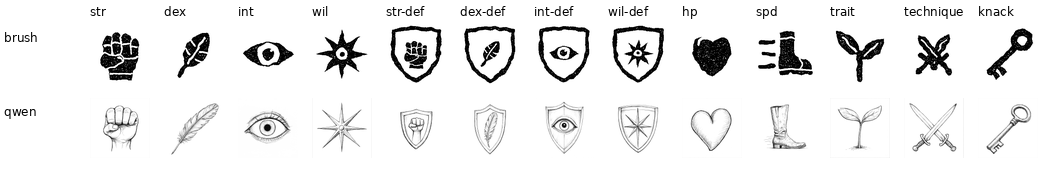
#> input picture rules/symbols/qwen/card-size-60px.png, 1052 x 178 px, given in place of str.png, which was not available
$ python ink_symbols.py
#> lines starting #> are read from the running program, lines starting #| are printed output that depends on the picture; after the words box and inside, x2 and y2 are one past the last pixel; in counts of white or black regions, pixels touching at a corner belong together
"""Build the card symbols in rules/symbols/ink/ from Qwen's drawings in rules/symbols/qwen/ (tools/build_cards.py uses them).

Usage: .venv/bin/python tools/ink_symbols.py
Each drawing is cropped to its ink and its lines thickened; the four Defense symbols are a shield drawn here with the stat's
emblem centred on it. Black ink on transparency, like the earlier brush set in rules/symbols/brush/.
"""
import math, random
from pathlib import Path
from PIL import Image, ImageDraw, ImageFilter, ImageOps

SRC = Path(__file__).resolve().parent.parent / "rules" / "symbols" / "qwen"
OUT = SRC.parent / "ink"
N = 600  # brush symbols are this order of size; the card prints them at 4.8 mm


def bold(name, grow=11, cut=150, fill=0.9, scale=2):
#> called with name = 'str', grow = 5, cut = 150, fill = 0.9, scale = 2
    im = Image.open(SRC / f"{name}.png").convert("L")
#> im is the input picture: PIL image 1052x178 L; min 0, max 255, mean 236.1
    w, h = im.size
#> w = 1052; h = 178
    k = int(w * .03)
#> k = 31
    im = im.crop((k, k, w - k, h - k))  # faint edge lines
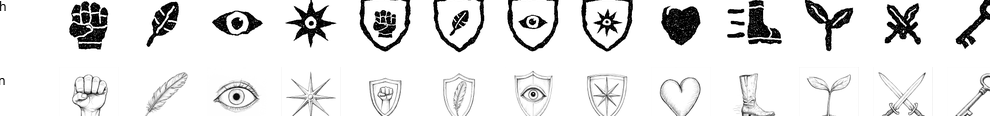
#> im: PIL image 990x116 L; min 0, max 255, mean 229
    x0, y0, x1, y1 = ImageOps.invert(im).point(lambda v: 255 if v > 60 else 0).getbbox()
#> x0 = 0; y0 = 0; x1 = 990; y1 = 116
    side = int(max(x1 - x0, y1 - y0) / fill)
#> side = 1100
    sq = Image.new("L", (side, side), 255)
#> sq: PIL image 1100x1100 L; every value is 255
    sq.paste(im.crop((x0, y0, x1, y1)), ((side - (x1 - x0)) // 2, (side - (y1 - y0)) // 2))
    sq = sq.resize((scale * N, scale * N), Image.LANCZOS)  # thicken at scale × size: the filter grows the lines 1/scale as much
#> sq: PIL image 1200x1200 L
    sq = sq.filter(ImageFilter.MinFilter(grow)).point(lambda v: 0 if v < cut else 255)
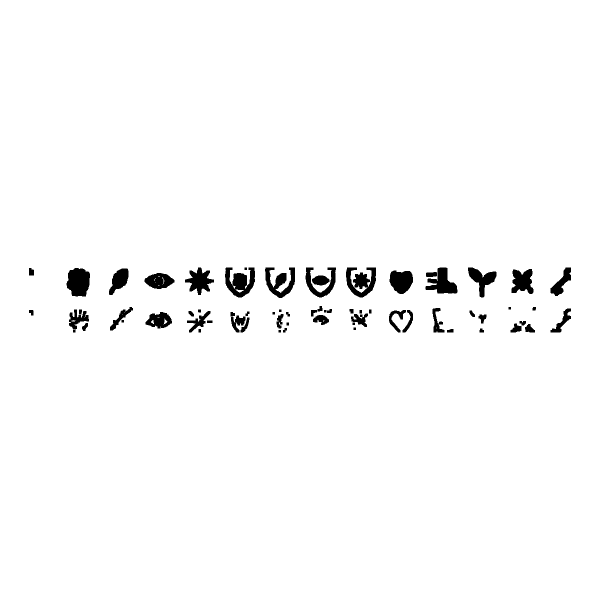
#> sq: PIL image 1200x1200 L (shown at 1/2 size); 97.8% white; 65 black regions, largest, box (x1, y1, x2, y2) and area: (450, 535, 510, 595) 2164, (133, 536, 180, 593) 2132, (692, 535, 752, 595) 2103
    return sq.resize((N, N), Image.LANCZOS).point(lambda v: 0 if v < 128 else 255)
#> returned value: PIL image 600x600 L; 97.8% white; 58 black regions (23 under 20 px), largest, box (x1, y1, x2, y2) and area: (225, 267, 255, 297) 539, (66, 268, 90, 297) 532, (346, 267, 376, 297) 521


def shield(emblem):
    """A plain heater shield with a wobbly ink outline, the emblem large in the middle."""
    random.seed(1)
    pts = []
    for i in range(41):  # top edge, slightly bowed
        t = i / 40
        pts.append((90 + 420 * t, 70 + 18 * math.sin(math.pi * t)))
    def side(t):  # straight down for the top third, then curving in to the point
        u = max(0.0, (t - 0.3) / 0.7)
        return 210 * (1 - math.cos(u * math.pi / 2)) ** 0.8
    for i in range(1, 41):  # right side
        t = i / 40
        pts.append((510 - side(t), 70 + 480 * t))
    for i in range(1, 40):  # left side back up
        t = 1 - i / 40
        pts.append((90 + side(t), 70 + 480 * t))
    pts = [(x + random.uniform(-3, 3), y + random.uniform(-3, 3)) for x, y in pts]
    im = Image.new("L", (N, N), 255)
    d = ImageDraw.Draw(im)
    d.line(pts + [pts[0]], fill=0, width=34, joint="curve")
    # centre the emblem's ink on the shield's centre of area (shoelace formula)
    a = cx = cy = 0.0
    for (x0, y0), (x1, y1) in zip(pts, pts[1:] + pts[:1]):
        c = x0 * y1 - x1 * y0
        a += c; cx += (x0 + x1) * c; cy += (y0 + y1) * c
    cx, cy = cx / (3 * a), cy / (3 * a)
    e = emblem.resize((290, 290), Image.LANCZOS).point(lambda v: 0 if v < 128 else 255)
    x0, y0, x1, y1 = ImageOps.invert(e).getbbox()
    e = e.crop((x0, y0, x1, y1))
    im.paste(Image.new("L", e.size, 0), (round(cx - e.width / 2), round(cy - e.height / 2)), ImageOps.invert(e))
    return im


def save(im, path):
    """Black ink on transparency, like the brush symbols."""
    out = Image.new("RGBA", im.size, (0, 0, 0, 0))
    out.putalpha(ImageOps.invert(im.convert("L")))
    out.save(path)


# The drawings from gen_art.py --symbols are already bold: a light thickening keeps their white details (highlights, veins).
# knack is still the earlier thin pen drawing and gets the full thickening.
plain = {n: {"grow": 5} for n in ("str", "dex", "int", "wil", "hp", "spd", "trait", "technique")} | {"knack": {}}
# the other card types, once tools/gen_symbols.py has drawn them
from gen_symbols import SUBJECTS  # noqa: E402
plain |= {n: {} for n in SUBJECTS if (SRC / f"{n}.png").exists()}
done = {n: bold(n, **o) for n, o in plain.items()}
#> call 2 of bold, with name = 'dex', grow = 5, cut = 150, fill = 0.9, scale = 2
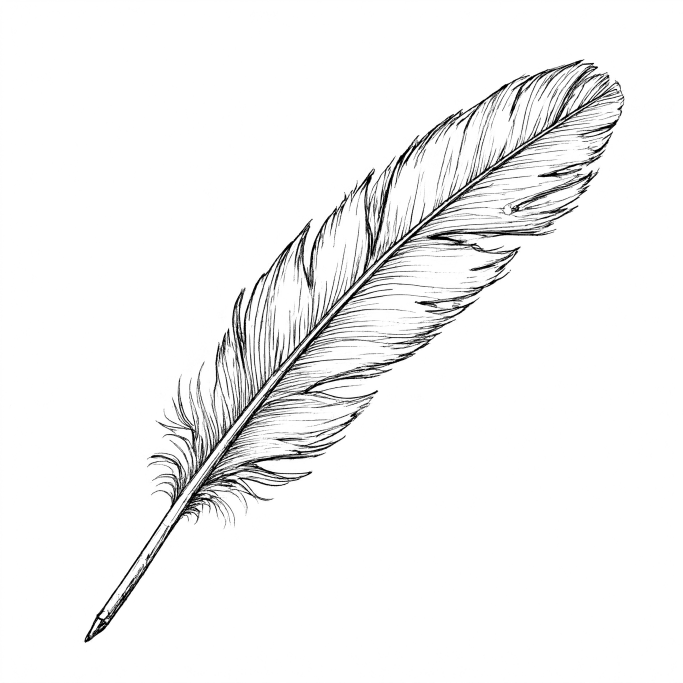
#> input picture rules/symbols/qwen/dex.png, 2048 x 2048 px (shown at 1/3 size)
#> in bold, im is the input picture: PIL image 2048x2048 L; min 0, max 255, mean 244.1
#> in bold (call 2), `im = im.crop((k, k, w - k, h - k))`:
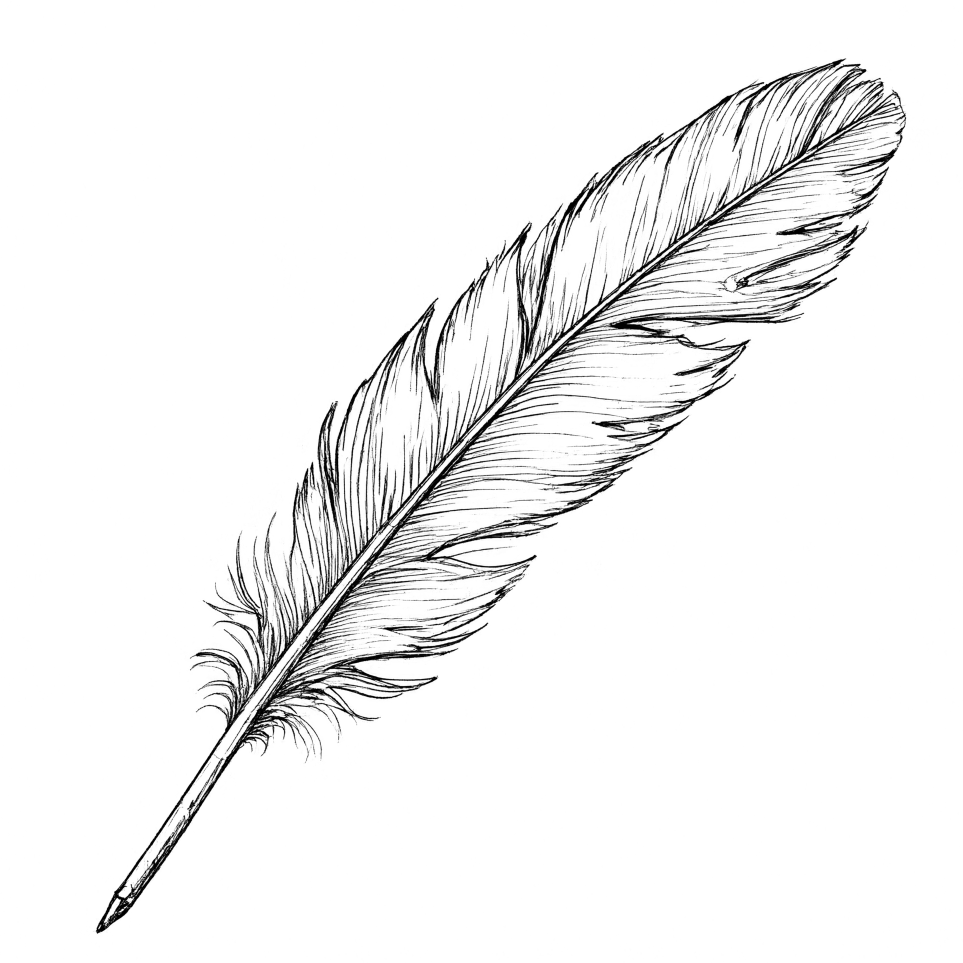
#> im: PIL image 1926x1926 L (shown at 1/2 size); min 0, max 255, mean 242.6
#> in bold (call 2), `x0, y0, x1, y1 = ImageOps.invert(im).point(lambda v: 255 if v > 60 els..`: x0 = 192; y0 = 117; x1 = 1812; y1 = 1868
#> in bold (call 2), `side = int(max(x1 - x0, y1 - y0) / fill)`: side = 1945
#> in bold (call 2), `sq = Image.new("L", (side, side), 255)`: sq: PIL image 1945x1945 L; every value is 255
#> in bold (call 2), `sq = sq.filter(ImageFilter.MinFilter(grow)).point(lambda v: 0 if v < c..`: sq: PIL image 1200x1200 L; 86% white; 64 black regions, largest, box (x1, y1, x2, y2) and area: (98, 58, 1102, 1142) 195821, (750, 203, 779, 307) 646, (760, 231, 783, 296) 514
#> in bold (call 2), `return sq.resize((N, N), Image.LANCZOS).point(lambda v: 0 if v < 128 e..`: returned value: PIL image 600x600 L; 86% white; 46 black regions (33 under 20 px), largest, box (x1, y1, x2, y2) and area: (49, 29, 551, 571) 49653, (375, 101, 390, 153) 162, (380, 115, 392, 148) 127
#> call 3 of bold, with name = 'int', grow = 5, cut = 150, fill = 0.9, scale = 2
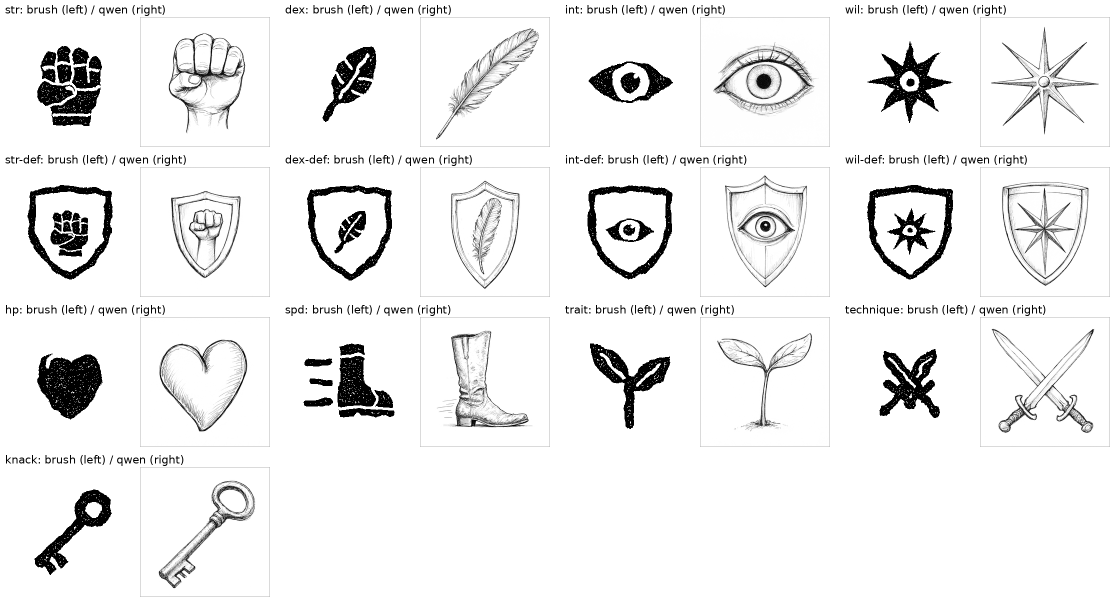
#> input picture rules/symbols/qwen/contact-sheet.png, 2240 x 1200 px, given in place of int.png, which was not available (shown at 1/2 size)
#> in bold, im is the input picture: PIL image 2240x1200 L; min 0, max 255, mean 237.8
#> in bold (call 3), `im = im.crop((k, k, w - k, h - k))`:
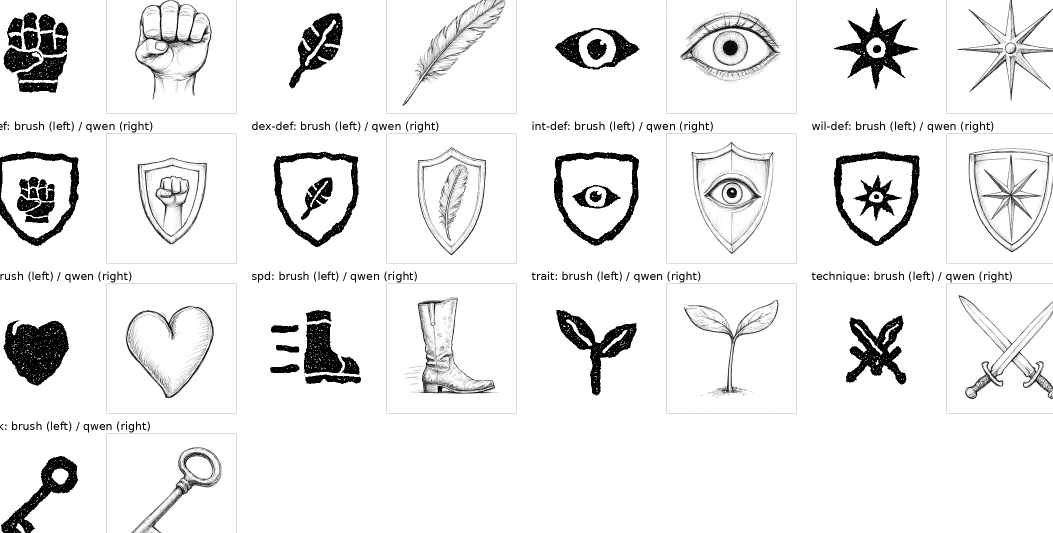
#> im: PIL image 2106x1066 L (shown at 1/2 size); min 0, max 255, mean 235.5
#> in bold (call 3), `x0, y0, x1, y1 = ImageOps.invert(im).point(lambda v: 255 if v > 60 els..`: x0 = 0; x1 = 2106; y1 = 1066
#> in bold (call 3), `side = int(max(x1 - x0, y1 - y0) / fill)`: side = 2340
#> in bold (call 3), `sq = Image.new("L", (side, side), 255)`: sq: PIL image 2340x2340 L; every value is 255
#> in bold (call 3), `sq = sq.filter(ImageFilter.MinFilter(grow)).point(lambda v: 0 if v < c..`: sq: PIL image 1200x1200 L; 92.3% white; 87 black regions, largest, box (x1, y1, x2, y2) and area: (62, 337, 132, 424) 4855, (1052, 479, 1142, 587) 4570, (199, 486, 274, 579) 3961
#> in bold (call 3), `return sq.resize((N, N), Image.LANCZOS).point(lambda v: 0 if v < 128 e..`:
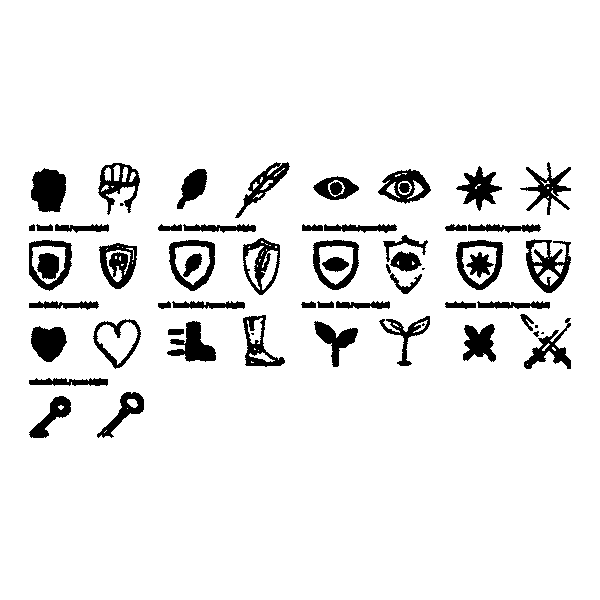
#> returned value: PIL image 600x600 L; 92.3% white; 61 black regions (6 under 20 px), largest, box (x1, y1, x2, y2) and area: (31, 168, 66, 212) 1213, (526, 239, 571, 293) 1151, (99, 243, 137, 289) 1012
#> (the run stopped early here; a loop or call above may not have finished)
